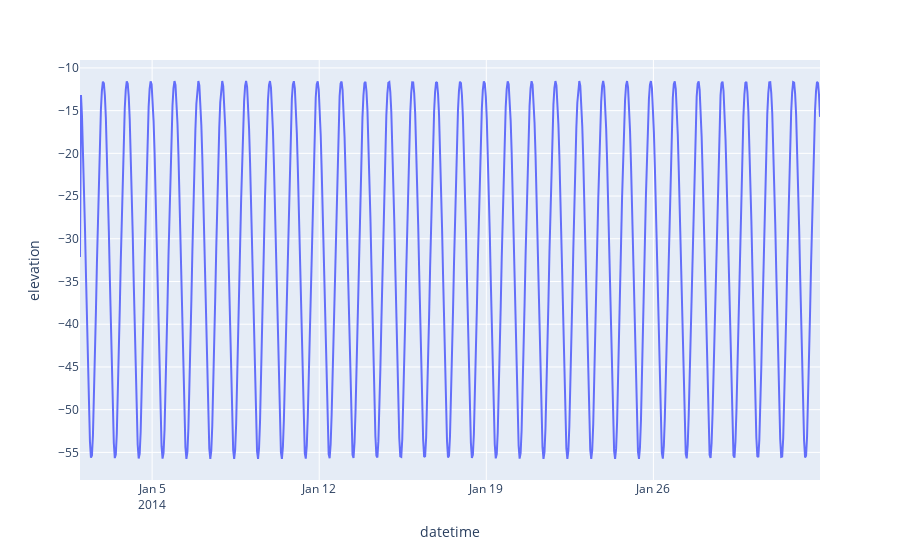

The code cell stored with this chart in its notebook:
### Code cell
px.line(prop_data, y='elevation', x='datetime', hover_name="datetime", 
        hover_data=['azimuth',
                    'elevation',
                    'latitude',
                    'longitude'])

### Figure 1 — Plotly figure (JSON) as saved in the notebook; plotly's stock layout.template omitted (floating-point values rounded to 4 significant figures; data arrays with more than 128 entries replaced by an {"elided": "..."} marker saying what was removed)
{"data": [{"customdata": {"elided": "745x3 float values"}, "hovertemplate": "<b>%{hovertext}</b><br><br>datetime=%{x}<br>elevation=%{y}<br>azimuth=%{customdata[0]}<br>latitude=%{customdata[1]}<br>longitude=%{customdata[2]}<extra></extra>", "hovertext": {"elided": "745 str values"}, "legendgroup": "", "line": {"color": "#636efa", "dash": "solid"}, "marker": {"symbol": "circle"}, "mode": "lines", "name": "", "orientation": "v", "showlegend": false, "type": "scatter", "x": {"elided": "745 str values"}, "xaxis": "x", "y": {"elided": "745 float values"}, "yaxis": "y"}], "layout": {"legend": {"tracegroupgap": 0}, "margin": {"t": 60}, "xaxis": {"anchor": "y", "domain": [0, 1], "title": {"text": "datetime"}}, "yaxis": {"anchor": "x", "domain": [0, 1], "title": {"text": "elevation"}}}}
